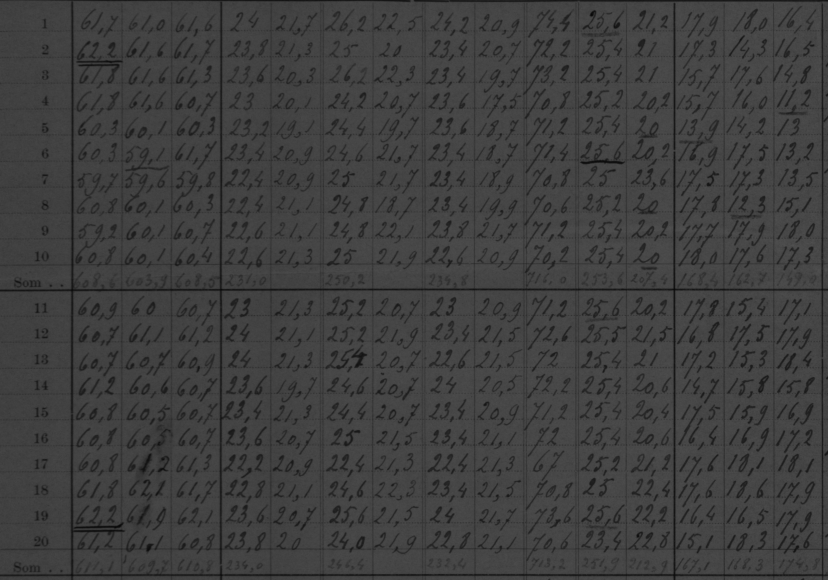
#> input picture outdoors/sample-data/logbooks/corrected/st-eustatius/1911/2024-06-04_15-07-47_0029.png, 2483 x 1740 px, found by its file name (shown at 1/3 size); its folder holds 5 pictures in this run
$ jupyter execute --allow-errors automatic-overlay.ipynb
#> lines starting #> are read from the running program, lines starting #| are printed output that depends on the picture
### outdoors/data_rescue_iw24/tools/helpers.py
from typing import List
import os

def get_filenames(path: str, extension: str = "") -> List[str]:
    """
    Collects filenames including the full path in the specified folder and returns a list of strings.

    :param path: Path to the folder containing the to be obtained files.
    :param extension: File extension for the files to find (e.g. '.json', '.csv', etc)
    :return: List of strings.
    """
#> called with extension = 'png'

    # Iterate over all files at the path
    filenames_filtered = []
    for dirpath, dirnames, filenames in os.walk(path):
        for filename in filenames:
            # The full file location
            full_path = os.path.join(dirpath, filename)

            # Check whether file is a 'extension' file
            if filename.endswith(extension):
                filenames_filtered.append(full_path)

    # Sort the filenames
    filenames_filtered.sort()

    return filenames_filtered

### outdoors/data_rescue_iw24/tools/overlay.py
import os
import cv2
from fpdf import FPDF
import logging
from .helpers import get_filenames
from pathlib import Path

logging.basicConfig()
logger = logging.getLogger("overlay")
logger.setLevel(logging.DEBUG)

# [21 lines left out: function draw_table, not called in this run]

def process_images(input_dir, output_dir, rows, columns, overwrite=False):

    # Create output directory if it does not exist
    if not os.path.exists(output_dir):
        os.makedirs(output_dir)

    # Get the image files
    files = get_filenames(input_dir, extension="png")

    # Walk through the input directory
    for file in files:

        output_file = os.path.join(output_dir, os.path.relpath(os.path.splitext(file)[0] + ".png", input_dir))
        output_file = Path.joinpath(Path(__file__).parent, output_file).resolve().absolute()

        # Check whether image is already converted
        if os.path.exists(output_file) and not overwrite:
            continue

        logger.info(f"Overlaying image: '{file}'")

        # Make sure output directory exists
        if not os.path.exists(output_file.parent):
            os.makedirs(output_file.parent)

        # Draw table on the image and save it
        draw_table(file, rows, columns, output_file)

    # Get the overlayed image files
    files = get_filenames(output_dir, extension="png")
    sub_dirs = list(set([os.path.dirname(file) for file in files]))

    # Walk through the output directories
    for sub_dir in sub_dirs:

        # Get the overlayed image files in the parent directory
        files = get_filenames(sub_dir, extension="png")

        # Check whether there are files
        if len(files) < 1:
            continue

        # PDF path
        pdf_path = os.path.join(output_dir, f"{os.path.basename(sub_dir)}.pdf")

        # Skip when PDF already exists
        if os.path.exists(pdf_path):
            continue

        # Initialize PDF file for subfolder
        pdf = FPDF()

        for filename in sorted(files):

            # Add the image to the PDF
            pdf.add_page()
            pdf.image(filename, x=0, y=0, w=210, h=297)  # A4 size in mm

        # Save the PDF file
        logger.info(f"Saving PDF: '{pdf_path}'")
        pdf.output(pdf_path)

### outdoors/notebooks/automatic-overlay.ipynb
## Automatic table overlay to ease the digitization of cells

The table overlay method used in this approach requires the user to specify how many rows the corrected journal image has. After doing this step, the `overlay.py` module will create an equally spaced table to overlay on the journal, hence sharply increasing the contrast, which is helpful for the selected digitizing methods.

### Importing libraries and setting up parameters

[cell 1]
import os
import sys
sys.path.append("/home/jovyan/work/outdoors/data_rescue_iw24/")
import cv2
import numpy as np
import matplotlib.pyplot as plt
from PIL import Image, ImageOps
from pdf2image import convert_from_path
from tools.overlay import draw_table, process_images
from tools.overlay_select_points import process_images_select_points

### Creating the table overlay for St. Eustatius logbooks (1911)

[cell 2]
# Parameters for the table overlay methods
rows = 41
columns = 1
OVERWRITE = False
input_dir = "/home/jovyan/work/outdoors/sample-data/logbooks/corrected/st-eustatius/1911/"

# The variable will allow users to toggle between the auto-row overlay or semi-automatic row overlay methods.
# For the semi-automatic row overlay method (process_images_select_points), the user can select the start and the end of table.
# The function will then draw lines based on the number of rows specified by user
overlay_select_points = False

if overlay_select_points:
    # Semi-automatic row overlay
    num_lines = rows + 1
    output_dir = r"/home/jovyan/work/outdoors/sample-data/logbooks/overlayed/st-eustatius/1911-with-overlay-using-selected-points/"
    process_images_select_points(input_dir, output_dir, num_lines, OVERWRITE)
else:
    # Automatic row overlay (no user action required)
    output_dir = r"/home/jovyan/work/outdoors/sample-data/logbooks/overlayed/st-eustatius/1911-with-overlay/"
    print("Working on it!")
    process_images(input_dir, output_dir, rows, columns, OVERWRITE)
#> (the call stopped at in process_images, `pdf = FPDF()`: fpdf is not available in this run)

# Now we turns each of the pages in the PDF in a PNG image for visualization
print("Storing as PNG")
#> (the rest of this cell did not finish here and is left out)

### Visualizing the effect of the automatic overlay and the semi-automatic table selection

Now we visualize what just happened

[cell 3]
# Set default figure size and DPI
plt.rcParams['figure.figsize'] = (10, 6)  # width, height in inches
plt.rcParams['figure.dpi'] = 100  # dots per inch

input_dir = "/home/jovyan/work/outdoors/sample-data/logbooks/corrected/st-eustatius/1911/"
output_dir = r"/home/jovyan/work/outdoors/sample-data/logbooks/overlayed/st-eustatius/1911-with-overlay/"
output_dir_sel_points = r"/home/jovyan/work/outdoors/sample-data/logbooks/overlayed/st-eustatius/1911-with-overlay-using-selected-points/"

file = r"2024-06-04_15-07-47_0029.png"
file_overlay = r"st-eustatius-1911_01.png"

path_in_ori = os.path.join(input_dir, file)
path_in_over = os.path.join(output_dir, file_overlay)
path_in_sel = os.path.join(output_dir_sel_points, file)

img_corr = cv2.imread(path_in_ori)
#> img_corr is the input picture: shape (1740, 2483, 3); min 5, max 83, mean 63.5
img_overlay = cv2.imread(path_in_over)
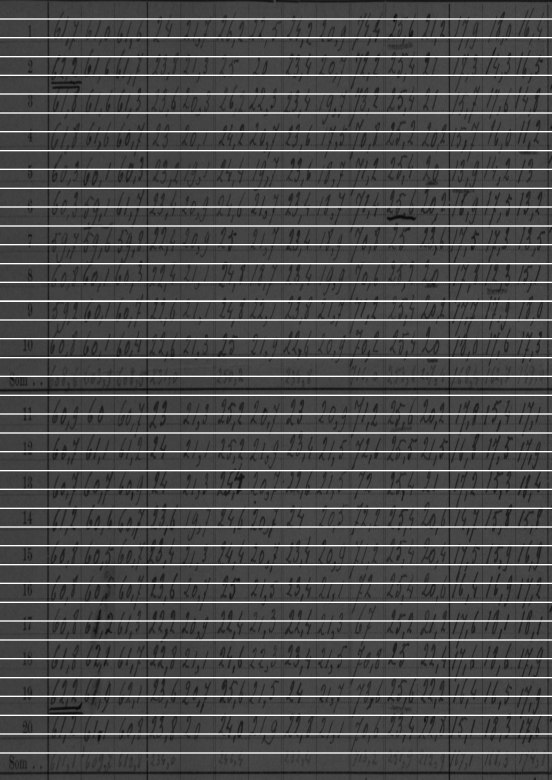
#> input picture outdoors/sample-data/logbooks/overlayed/st-eustatius/1911-with-overlay/st-eustatius-1911_01.png, 1654 x 2339 px, found by its file name (shown at 1/3 size)
#> img_overlay is the input picture: shape (2339, 1654, 3); min 6, max 255, mean 76.6
img_overlay_sel_points = cv2.imread(path_in_sel)
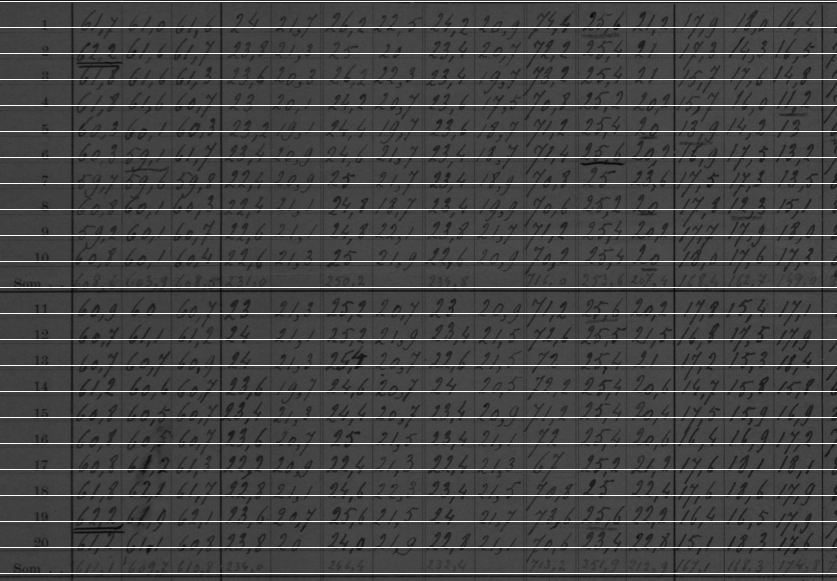
#> input picture outdoors/sample-data/logbooks/overlayed/st-eustatius/1911-with-overlay-using-selected-points/2024-06-04_15-07-47_0029.png, 2511 x 1741 px, found by its file name (shown at 1/3 size)
#> img_overlay_sel_points is the input picture: shape (1741, 2511, 3); min 5, max 255, mean 71.2

plt.imshow(img_corr, cmap=plt.cm.gray)
plt.title("Corrected image")
plt.show()
plt.imshow(img_overlay, cmap=plt.cm.gray)
plt.title("With overlay")
plt.show()
plt.imshow(img_overlay_sel_points, cmap=plt.cm.gray)
plt.title("With overlay using selected points")
plt.show()
